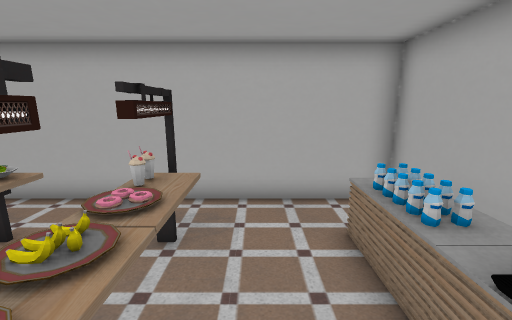
[1] (above)

13 first-person views from a walk through a Unity game level. The camera is 1.3 m above the floor, tilts 12° down and sees 90° across. The floor is counted in squares, 0.5 m on a side. Each view is taken from the middle of a square. On the plan, view 1 faces up. The plan holds only what a view shows up to about 18 squares ahead; the rest is blank. The place goes on beyond the plan. The player character is not drawn. Some surface patterns are stand-ins.

[2]
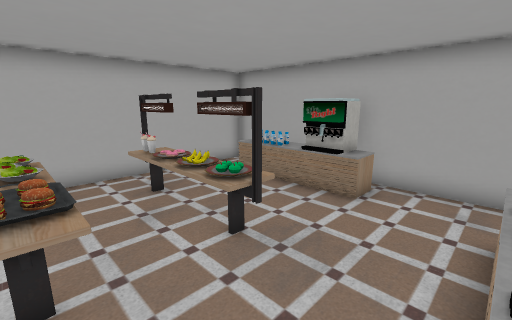

[3]
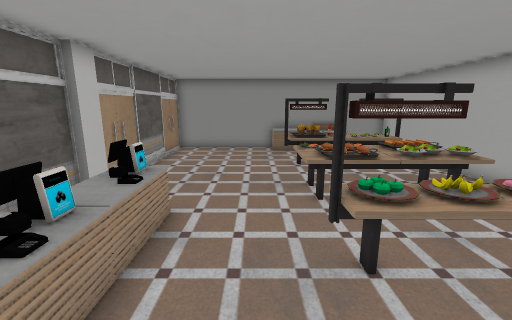

[4]
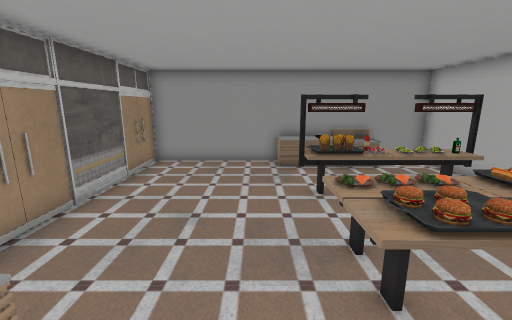

[5]
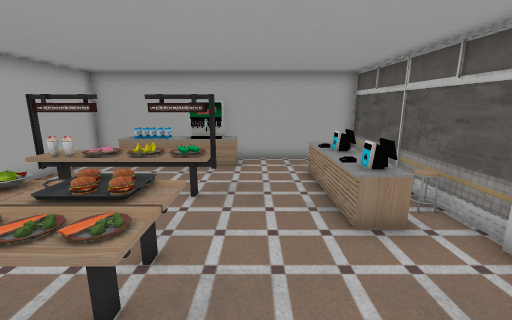

[6]
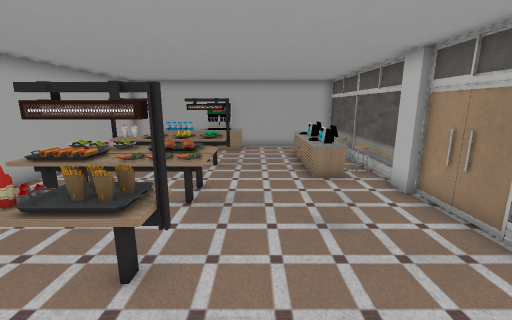

[7]
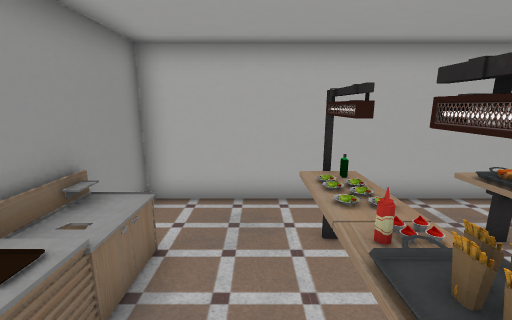

[8]
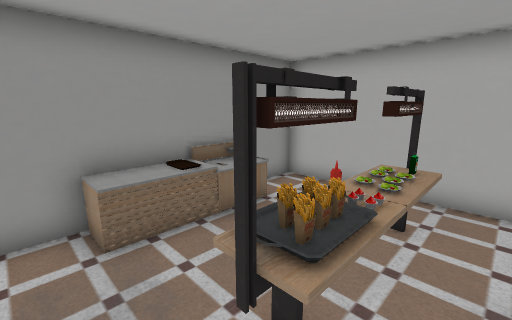

[9]
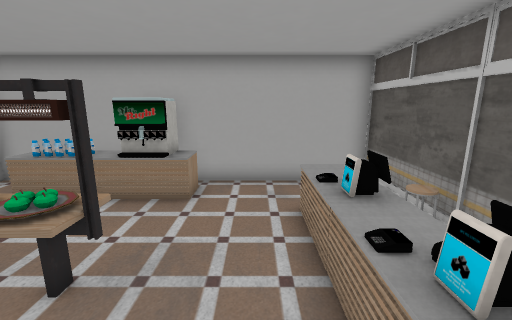

[10]
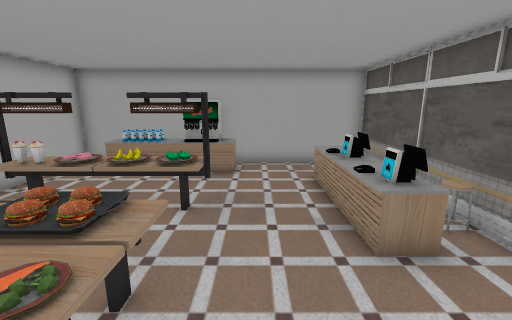

[11]
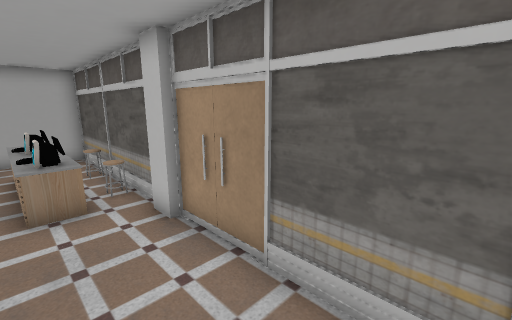

[12]
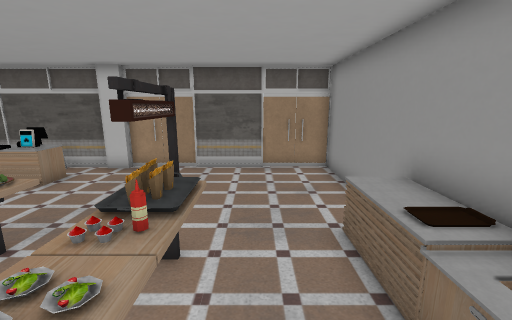

[13]
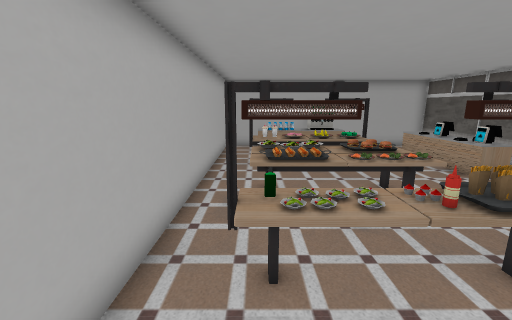

### Floor plan
Key: @ floor where view 1 was taken; # wall or solid block; . floor; = window, fence, low wall or low ledge; T thing the floor can be seen under or through.
Columns run from 14 left of view 1 to 4 right of it. Each row starts with its distance up from view 1.
  7 ###################
  6 #.................#
  5 #...TT.#=TT.TT..###
  4 ##..TT.=TTT.TT..##
  3 ##..TT.TTTT.TT..#
  2  #..TT.TTTT.TT..#
  1 ##..TT.TTTT.T=..##
  0 ##..TT.TTT..TT@.###
 -1 #.................#
 -2 #.................#
 -3 #.........TTT###..#
 -4 #.........TTT###..#
 -5 #.......... ......#
 -6 ###################

Positions as (right, up) in squares from view 1, and headings:
1: (0, 0), facing up
2: (-5, -3), facing up-right
3: (2, -1), facing left
4: (-2, -1), facing left
5: (-9, -1), facing right
6: (-13, -1), facing right
7: (-11, 0), facing up
8: (-8, -1), facing up-left
9: (-5, -2), facing right
10: (-8, -1), facing right
11: (-11, -3), facing down-right
12: (-11, 5), facing down
13: (-13, 5), facing right
